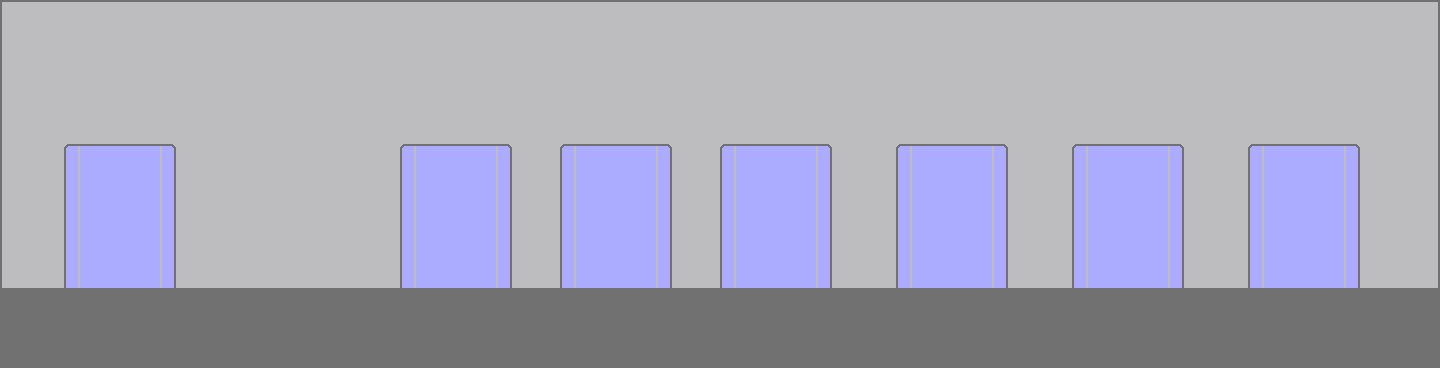

Below is a game level as drawn by its tile map, then a one-line description and the .tmx that defines it (tile-layer data replaced by summaries):
An orthogonal 90x23 tile map with 16x16 px tiles, 3 tile layers (paredes, piso, portas), 2 tilesets and 4 objects.

<map version="1.10" tiledversion="1.10.2" orientation="orthogonal" renderorder="right-down" width="90" height="23" tilewidth="16" tileheight="16" infinite="0" nextlayerid="7" nextobjectid="6">
 <editorsettings>
  <export target="map00.lua" format="lua" />
 </editorsettings>
 <tileset firstgid="1" name="white-walls" tilewidth="16" tileheight="16" tilecount="56" columns="7">
  <image source="../../../tilesets/white-walls.png" width="112" height="128" />
 </tileset>
 <tileset firstgid="57" name="portas-branco" tilewidth="16" tileheight="16" tilecount="6" columns="2">
  <image source="../../../tilesets/portas-branco.png" width="32" height="48" />
 </tileset>
 <layer id="2" name="paredes" width="90" height="23">
  <data>[2070 cells, 2070 non-empty, 6 distinct tile ids]</data>
 </layer>
 <layer id="1" name="piso" width="90" height="23">
  <data>[2070 cells, 450 non-empty, 1 distinct tile ids]</data>
 </layer>
 <layer id="5" name="portas" width="90" height="23">
  <data>[2070 cells, 441 non-empty, 6 distinct tile ids]</data>
 </layer>
 <objectgroup id="4" name="colisoes">
  <object id="1" x="0.0277778" y="287.969" width="1439.92" height="80.0616">
   <properties>
    <property name="collidable" type="bool" value="true" />
   </properties>
  </object>
  <object id="2" x="0.00875" y="0.016075" width="2.00333" height="287.937">
   <properties>
    <property name="collidable" type="bool" value="true" />
   </properties>
  </object>
  <object id="3" x="1437.95" y="0.140734" width="2.00333" height="287.874">
   <properties>
    <property name="collidable" type="bool" value="true" />
   </properties>
  </object>
  <object id="5" x="0.0352652" y="0.0106299" width="1439.92" height="1.97566">
   <properties>
    <property name="collidable" type="bool" value="true" />
   </properties>
  </object>
 </objectgroup>
</map>